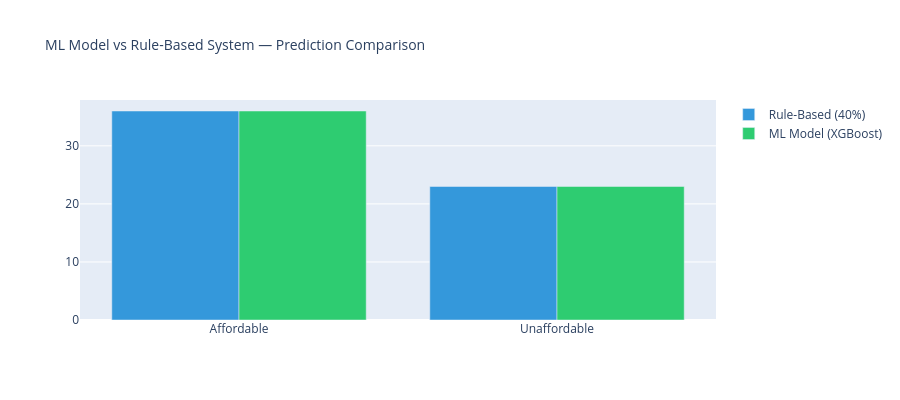

The code cell stored with this chart in its notebook:
### Code cell
# Batch predict on all loans
loans_pred = predict_batch(loans.copy())

# ML vs Rule comparison
fig2 = go.Figure()
categories = ['Affordable', 'Unaffordable']
rule_counts = [loans['is_affordable'].sum(), (loans['is_affordable']==0).sum()]
ml_counts   = [(loans_pred['ml_prediction']=='Affordable').sum(),
               (loans_pred['ml_prediction']=='Unaffordable').sum()]

fig2.add_trace(go.Bar(name='Rule-Based (40%)', x=categories, y=rule_counts,
                       marker_color='#3498db'))
fig2.add_trace(go.Bar(name='ML Model (XGBoost)', x=categories, y=ml_counts,
                       marker_color='#2ecc71'))
fig2.update_layout(
    barmode='group',
    title='ML Model vs Rule-Based System — Prediction Comparison',
    height=400, title_font_size=14
)
fig2.show()

### Figure 1 — Plotly figure (JSON) as saved in the notebook; plotly's stock layout.template omitted (floating-point values rounded to 4 significant figures)
{"data": [{"marker": {"color": "#3498db"}, "name": "Rule-Based (40%)", "type": "bar", "x": ["Affordable", "Unaffordable"], "y": [36, 23]}, {"marker": {"color": "#2ecc71"}, "name": "ML Model (XGBoost)", "type": "bar", "x": ["Affordable", "Unaffordable"], "y": [36, 23]}], "layout": {"barmode": "group", "height": 400, "title": {"font": {"size": 14}, "text": "ML Model vs Rule-Based System — Prediction Comparison"}}}
